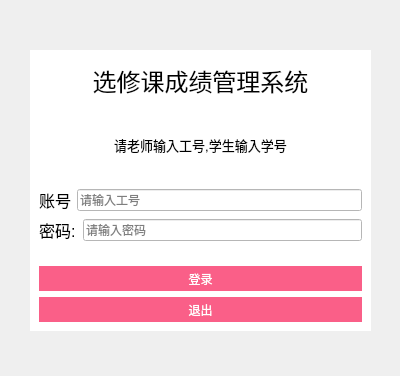
<?xml version="1.0" encoding="UTF-8"?>
<ui version="4.0">
 <class>Page_login</class>
 <widget class="QWidget" name="Page_login">
  <property name="geometry">
   <rect>
    <x>0</x>
    <y>0</y>
    <width>400</width>
    <height>376</height>
   </rect>
  </property>
  <property name="minimumSize">
   <size>
    <width>100</width>
    <height>100</height>
   </size>
  </property>
  <property name="maximumSize">
   <size>
    <width>2000</width>
    <height>2000</height>
   </size>
  </property>
  <property name="windowTitle">
   <string>成绩管理系统</string>
  </property>
  <property name="windowIcon">
   <iconset>
    <normaloff>:/bana.jpg</normaloff>:/bana.jpg</iconset>
  </property>
  <property name="toolTip">
   <string>登录窗口</string>
  </property>
  <property name="styleSheet">
   <string notr="true">background-color: qlineargradient(spread:pad, x1:0, y1:0, x2:1, y2:0, stop:0
rgba(150,177,255,220), stop:1 rgba(238,204,218,220));
</string>
  </property>
  <widget class="QWidget" name="widget_3" native="true">
   <property name="geometry">
    <rect>
     <x>30</x>
     <y>50</y>
     <width>341</width>
     <height>281</height>
    </rect>
   </property>
   <property name="styleSheet">
    <string notr="true">background-color: rgb(255, 255, 255);</string>
   </property>
   <layout class="QVBoxLayout" name="verticalLayout">
    <item>
     <widget class="QLabel" name="label">
      <property name="minimumSize">
       <size>
        <width>0</width>
        <height>60</height>
       </size>
      </property>
      <property name="font">
       <font>
        <pointsize>18</pointsize>
       </font>
      </property>
      <property name="text">
       <string>选修课成绩管理系统</string>
      </property>
      <property name="alignment">
       <set>Qt::AlignmentFlag::AlignCenter</set>
      </property>
     </widget>
    </item>
    <item>
     <widget class="QLabel" name="label_2">
      <property name="font">
       <font>
        <pointsize>10</pointsize>
       </font>
      </property>
      <property name="text">
       <string>请老师输入工号,学生输入学号</string>
      </property>
      <property name="alignment">
       <set>Qt::AlignmentFlag::AlignCenter</set>
      </property>
     </widget>
    </item>
    <item>
     <widget class="QWidget" name="widget_2" native="true">
      <layout class="QGridLayout" name="gridLayout">
       <item row="1" column="2">
        <widget class="QLineEdit" name="le_password">
         <property name="maxLength">
          <number>20</number>
         </property>
         <property name="echoMode">
          <enum>QLineEdit::EchoMode::Password</enum>
         </property>
         <property name="placeholderText">
          <string>请输入密码</string>
         </property>
        </widget>
       </item>
       <item row="1" column="0" colspan="2">
        <widget class="QLabel" name="label_3">
         <property name="font">
          <font>
           <pointsize>12</pointsize>
          </font>
         </property>
         <property name="text">
          <string>密码:</string>
         </property>
        </widget>
       </item>
       <item row="0" column="0">
        <widget class="QLabel" name="account">
         <property name="font">
          <font>
           <family>微软雅黑</family>
           <pointsize>12</pointsize>
          </font>
         </property>
         <property name="text">
          <string>账号</string>
         </property>
        </widget>
       </item>
       <item row="0" column="1" colspan="2">
        <widget class="QLineEdit" name="le_username">
         <property name="minimumSize">
          <size>
           <width>30</width>
           <height>20</height>
          </size>
         </property>
         <property name="toolTipDuration">
          <number>1</number>
         </property>
         <property name="maxLength">
          <number>20</number>
         </property>
         <property name="placeholderText">
          <string>请输入工号</string>
         </property>
        </widget>
       </item>
      </layout>
     </widget>
    </item>
    <item>
     <widget class="QWidget" name="widget" native="true">
      <layout class="QFormLayout" name="formLayout">
       <item row="0" column="0" colspan="2">
        <widget class="QPushButton" name="btn_login">
         <property name="minimumSize">
          <size>
           <width>0</width>
           <height>25</height>
          </size>
         </property>
         <property name="styleSheet">
          <string notr="true">font: 25 14pt '微软雅黑 Light';
color: rgb(255,255,255);
background-color: rgb(20,196,188);
                              
  border: none;
border-radius:15px;
  background-color: rgb(22,218,208);
 background-color: rgb(250,95,136);


</string>
         </property>
         <property name="text">
          <string>登录</string>
         </property>
        </widget>
       </item>
       <item row="1" column="0" colspan="2">
        <widget class="QPushButton" name="btn_exit">
         <property name="minimumSize">
          <size>
           <width>0</width>
           <height>25</height>
          </size>
         </property>
         <property name="styleSheet">
          <string notr="true">font: 25 14pt '微软雅黑 Light';
color: rgb(255,255,255);
background-color: rgb(20,196,188);
                              
  border: none;
border-radius:15px;
  background-color: rgb(22,218,208);
 background-color: rgb(250,95,136);


</string>
         </property>
         <property name="text">
          <string>退出</string>
         </property>
        </widget>
       </item>
      </layout>
     </widget>
    </item>
   </layout>
  </widget>
 </widget>
 <resources/>
 <connections/>
</ui>
